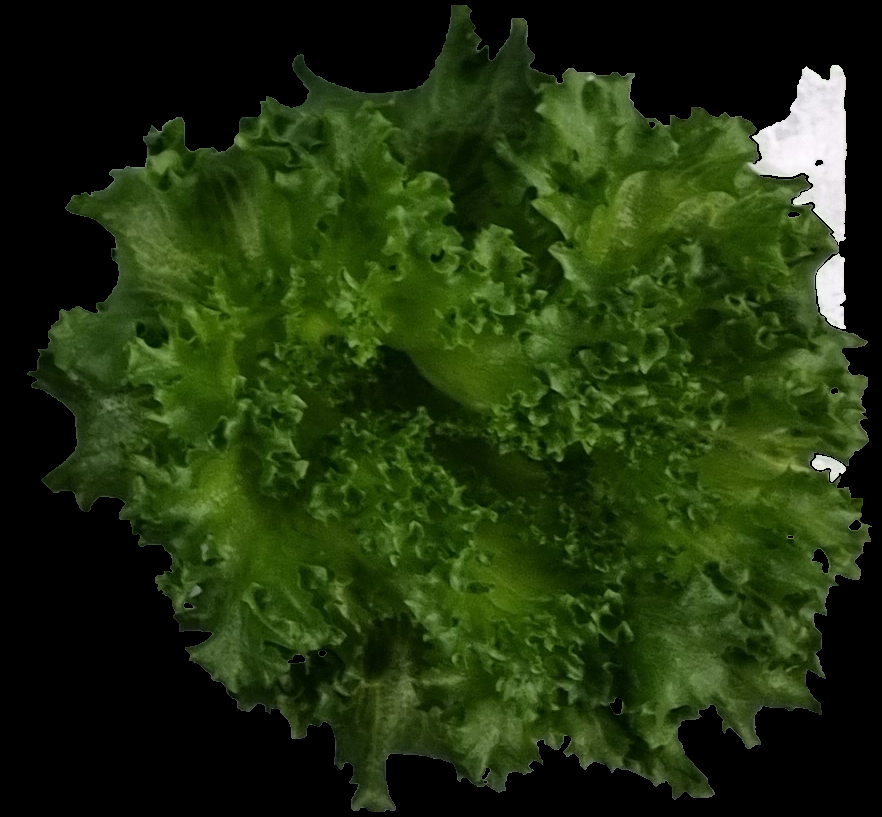
#> input picture data/images/10월24일/231024_001_133.png, 882 x 817 px; its folder holds only this picture in this run
$ python refine_crops.py
#> lines starting #> are read from the running program, lines starting #| are printed output that depends on the picture; after the words box and inside, x2 and y2 are one past the last pixel; in counts of white or black regions, pixels touching at a corner belong together
#> in process_images, crop is the input picture: shape (817, 882, 3); mean B, G, R 14.5, 49.5, 32.7
import cv2
import numpy as np
import os

def refine_crop(crop):
    """
    이미지를 정제하여 녹색 작물만 남기고, 테두리에 찍힌 작물은 제거합니다.
    """
    # 이미지 크기
    h, w = crop.shape[:2]

    # HSV 색공간으로 변환 (녹색 추출용)
    hsv = cv2.cvtColor(crop, cv2.COLOR_BGR2HSV)
#> hsv: shape (817, 882, 3); mean H, S, V 30.6, 130.8, 49.6

    # 녹색 범위 설정
    lower_green = np.array([30, 30, 30])  # 약간 더 넓은 범위로 설정
    upper_green = np.array([90, 255, 255])

    # 녹색 범위에 해당하는 마스크 생성
    mask = cv2.inRange(hsv, lower_green, upper_green)
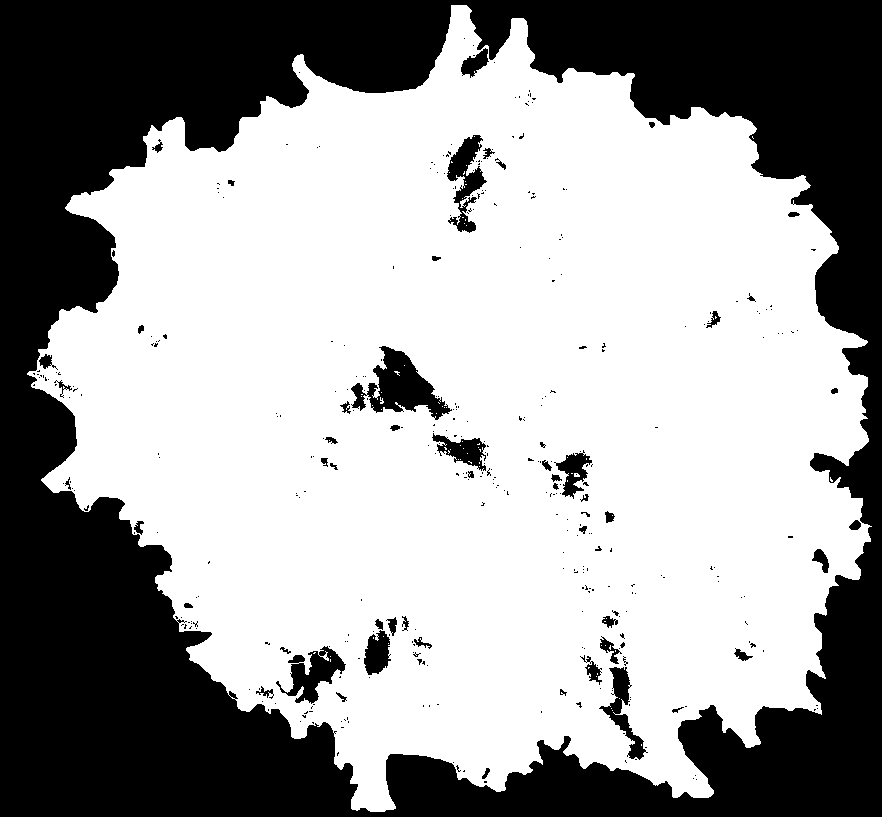
#> mask: shape (817, 882); 62.1% white; 379 black regions (324 under 20 px), largest, box (x1, y1, x2, y2) and area: (0, 0, 882, 817) 258550, (351, 346, 452, 420) 3202, (276, 646, 346, 704) 1720

    # 테두리 영역에 있는 녹색 픽셀 제거
    border_thickness = 5  # 테두리 두께
    mask[:border_thickness, :] = 0  # 상단 테두리 제거
    mask[-border_thickness:, :] = 0  # 하단 테두리 제거
    mask[:, :border_thickness] = 0  # 좌측 테두리 제거
    mask[:, -border_thickness:] = 0  # 우측 테두리 제거

    # 마스크 확장 및 구멍 채우기
    kernel_close = np.ones((9, 9), np.uint8)  # 구멍 채우기용 커널 (이전보다 큼)
    kernel_dilate = np.ones((11, 11), np.uint8)  # 확장용 커널 (이전보다 큼)

    mask = cv2.morphologyEx(mask, cv2.MORPH_CLOSE, kernel_close)  # 구멍 채우기
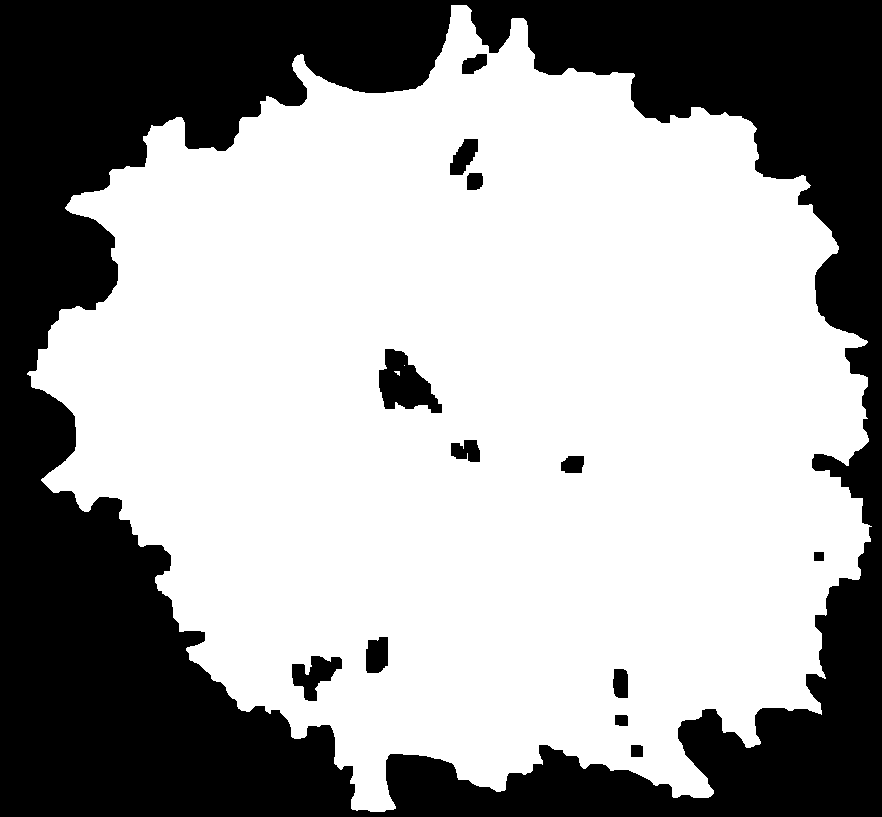
#> mask: shape (817, 882); 63.3% white; 13 black regions, largest, box (x1, y1, x2, y2) and area: (0, 0, 882, 817) 257148, (379, 349, 442, 413) 2340, (292, 656, 342, 701) 1191
    mask = cv2.dilate(mask, kernel_dilate, iterations=3)  # 마스크 확장으로 중앙 빈 공간 채우기 (반복 증가)
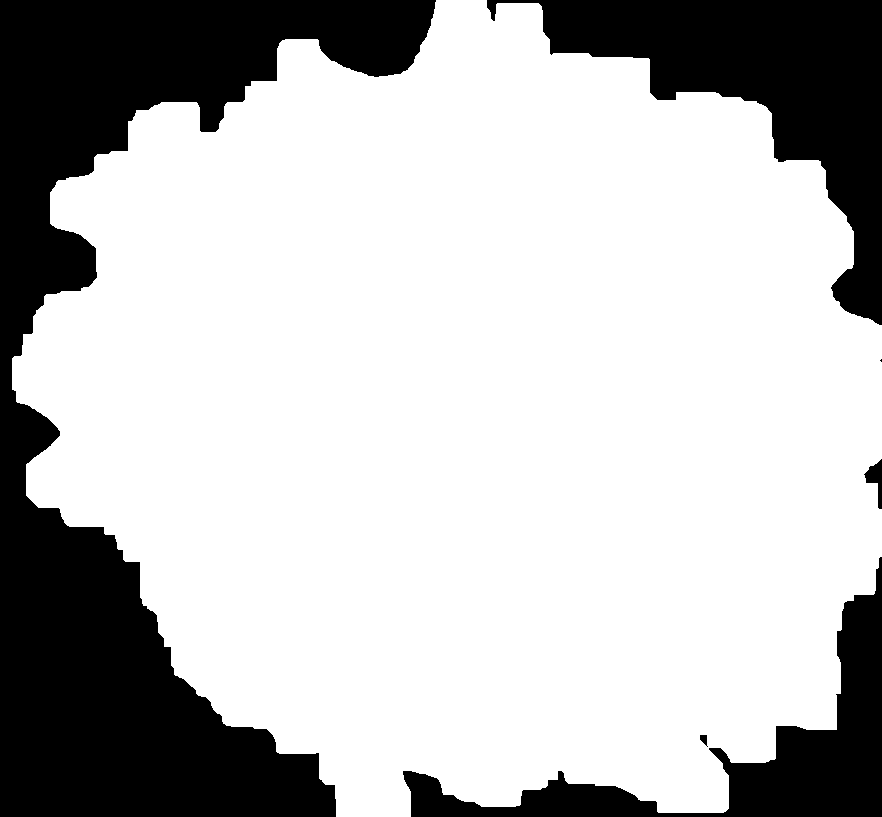
#> mask: shape (817, 882); 73.6% white; 6 black regions (1 under 20 px), largest, box (x1, y1, x2, y2) and area: (0, 0, 436, 817) 122814, (487, 0, 882, 325) 42159, (403, 557, 882, 817) 24674, (864, 459, 882, 509) 395, (700, 735, 708, 747) 57

    # 마스크를 부드럽게 처리
    mask = cv2.GaussianBlur(mask, (7, 7), 0)  # 블러 강도 약간 증가

    # 마스크가 정상적으로 작물 영역을 잡았는지 확인
    if np.sum(mask) < 1000:  # 마스크 픽셀 합이 너무 작으면
        raise ValueError("마스크 감지 실패: 녹색 범위를 확인하세요!")

    # 원본 색상을 유지하면서 마스크 적용
    result = cv2.bitwise_and(crop, crop, mask=mask)

    # 알파 채널 추가 (투명 배경)
    b, g, r = cv2.split(result)
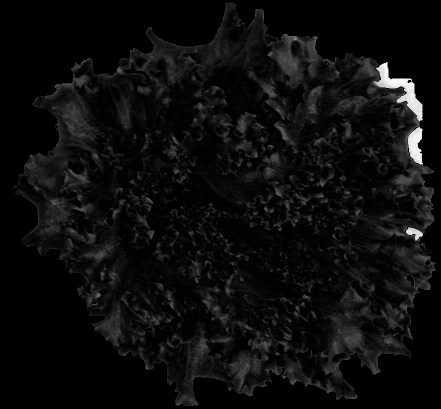
#> b: shape (817, 882) (shown at 1/2 size); min 0, max 255, mean 12.5
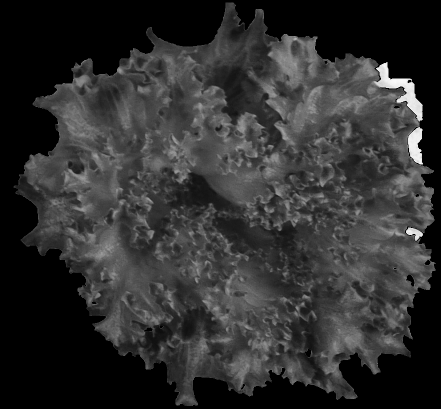
#> g: shape (817, 882) (shown at 1/2 size); min 0, max 253, mean 47.6
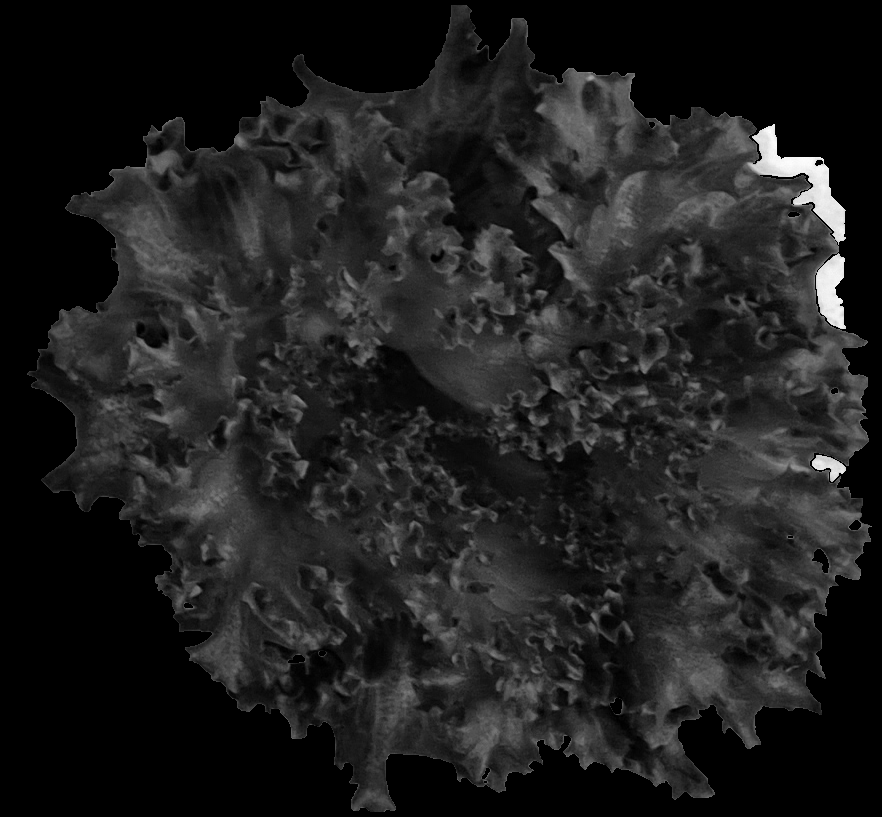
#> r: shape (817, 882); min 0, max 255, mean 30.8
    alpha = mask  # 마스크를 알파 채널로 사용
    result_with_alpha = cv2.merge((b, g, r, alpha))

    return result_with_alpha

def process_images(input_dir, output_dir, start_img_counter=1):
    """
    입력 디렉토리의 이미지를 처리하여 정제된 이미지를 출력 디렉토리에 저장.
    """
    os.makedirs(output_dir, exist_ok=True)  # 출력 디렉토리 생성
    img_counter = start_img_counter  # 시작 번호를 지정

    for file_name in os.listdir(input_dir):
        if file_name.endswith(('.jpg', '.png')):  # 지원하는 이미지 파일 확장자
            input_image_path = os.path.join(input_dir, file_name)

            # 이미지 로드
            crop = cv2.imread(input_image_path)

            try:
                # 이미지 정제
                refined_crop = refine_crop(crop)

                # 파일명 생성 (img001, img002, ...)
                output_file_name = f"img{img_counter:03d}.png"
                output_path = os.path.join(output_dir, output_file_name)

                # 결과 저장
                cv2.imwrite(output_path, refined_crop)
                print(f"{output_file_name} 저장 완료")

                img_counter += 1  # 이미지 번호 증가
            except Exception as e:
                print(f"Error processing {file_name}: {e}")

    print("모든 작업 완료!")

# 실행 코드
if __name__ == '__main__':
    INPUT_DIR = 'data/images/10월24일'  # 원본 이미지가 저장된 디렉토리
    OUTPUT_DIR = 'data/images/images'  # 정제된 이미지를 저장할 디렉토리
    START_NUMBER = 165  # 저장 시작 번호 설정 (예: 10 → img010부터 시작)

    process_images(INPUT_DIR, OUTPUT_DIR, start_img_counter=START_NUMBER)

$ run again, on data/images/10월24일/231024_001_407.png
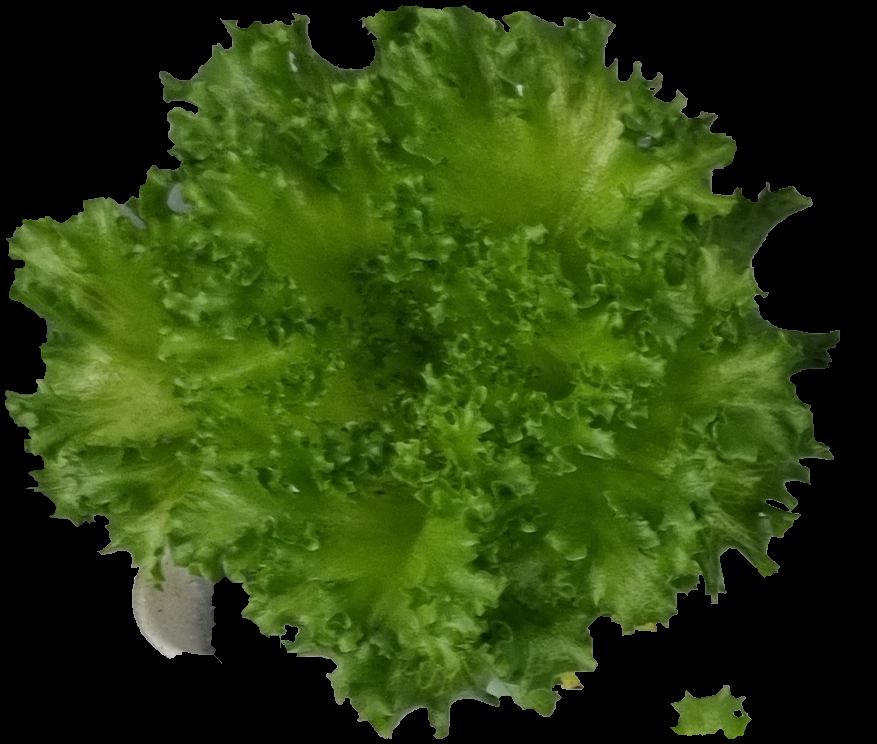
#> input picture data/images/10월24일/231024_001_407.png, 877 x 744 px
#> in process_images, crop is the input picture: shape (744, 877, 3); mean B, G, R 14.6, 66.1, 45.6
#> hsv: shape (744, 877, 3); mean H, S, V 27.3, 132.6, 66.1
#> in refine_crop, `mask = cv2.inRange(hsv, lower_green, upper_green)`:
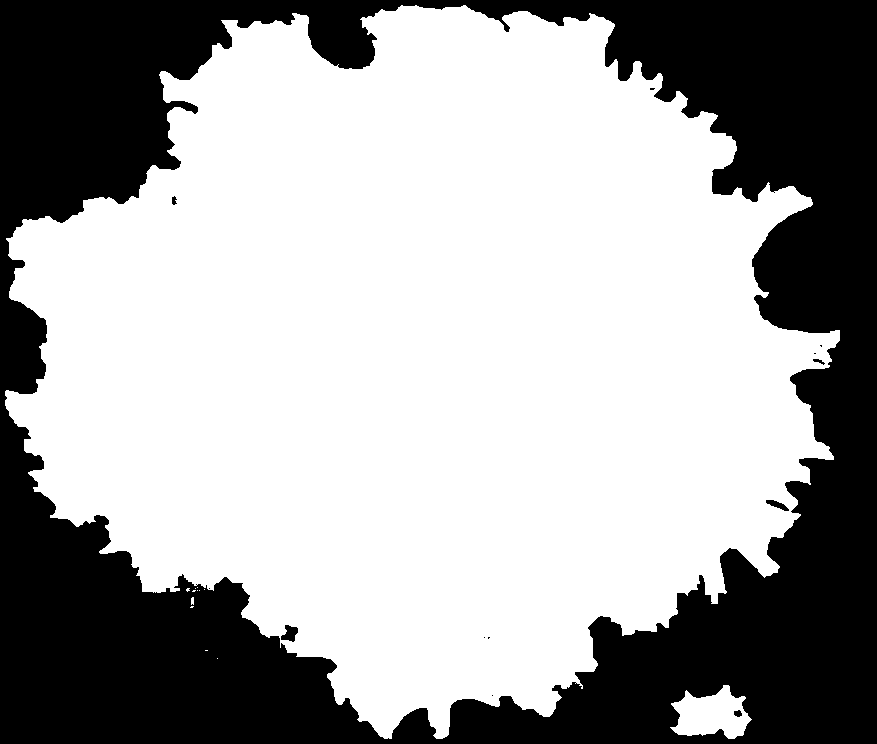
#> mask: shape (744, 877); 64% white; 13 black regions (7 under 20 px), largest, box (x1, y1, x2, y2) and area: (0, 0, 877, 744) 234475, (281, 625, 298, 642) 180, (766, 500, 789, 511) 117, (734, 710, 742, 717) 42, (813, 359, 825, 365) 33, (172, 196, 177, 205) 32
#> in refine_crop, `b, g, r = cv2.split(result)`:
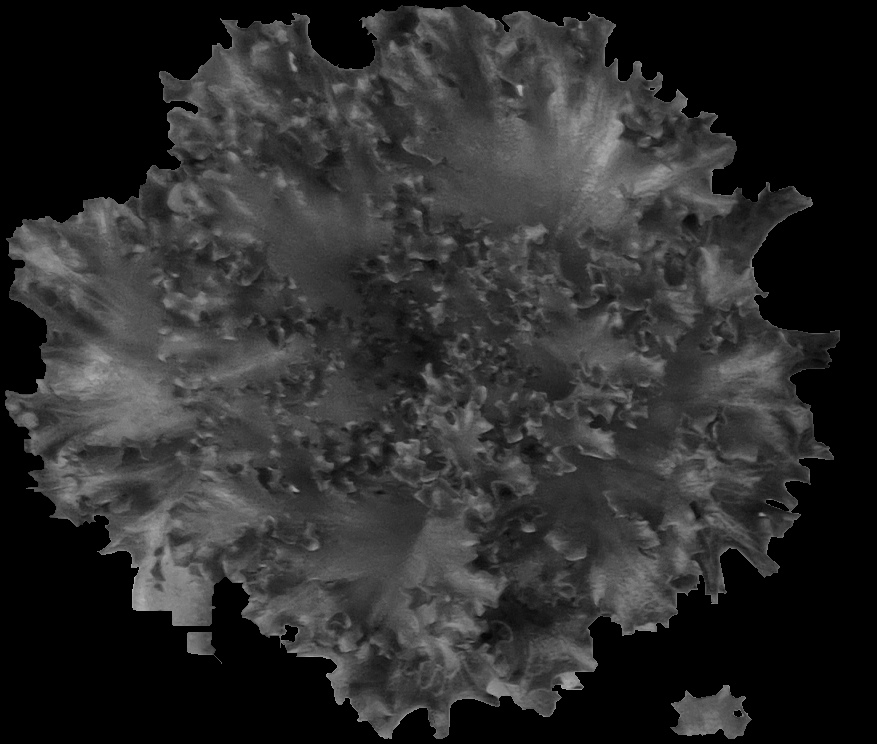
#> r: shape (744, 877); min 0, max 183, mean 45.2

$ run again, on data/images/10월24일/231024_002_483.png
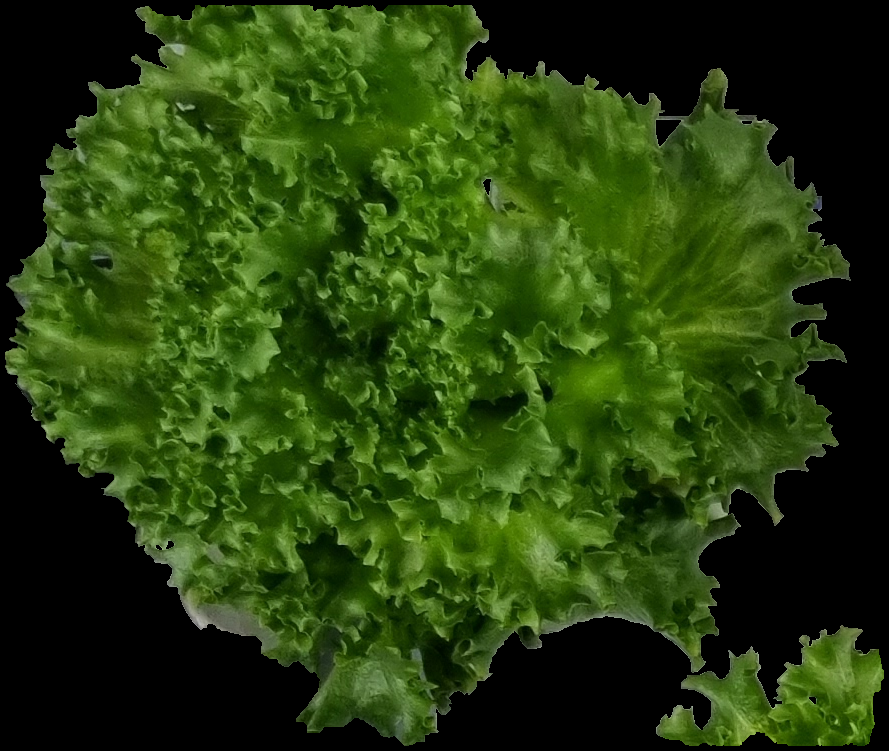
#> input picture data/images/10월24일/231024_002_483.png, 889 x 751 px
#> in process_images, crop is the input picture: shape (751, 889, 3); mean B, G, R 13.8, 62.7, 39
#> hsv: shape (751, 889, 3); mean H, S, V 30.2, 139.7, 62.7
#> in refine_crop, `mask = cv2.inRange(hsv, lower_green, upper_green)`:
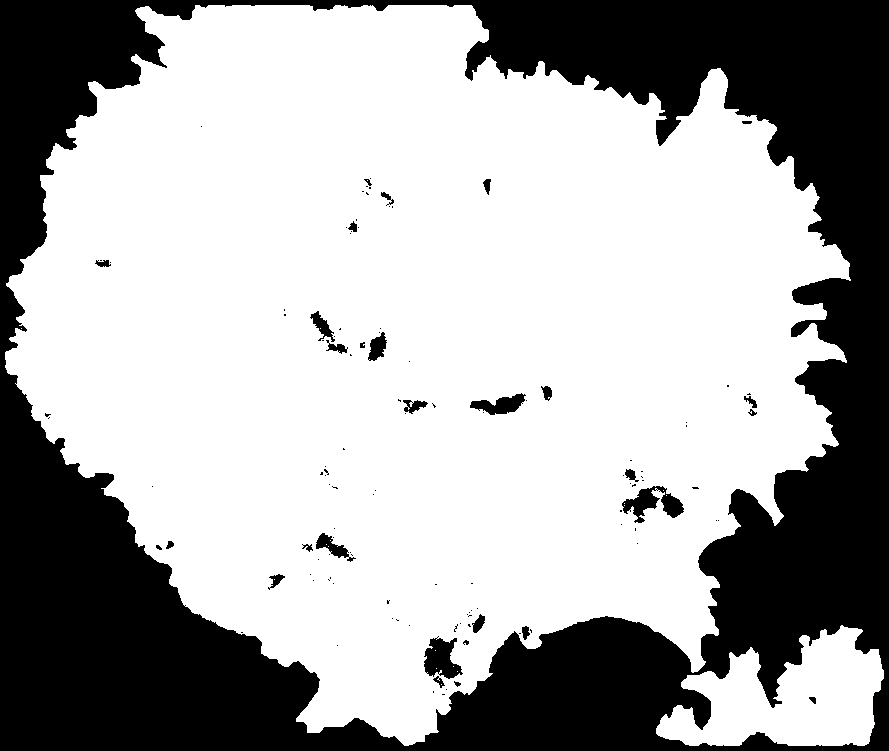
#> mask: shape (751, 889); 66.2% white; 121 black regions (91 under 20 px), largest, box (x1, y1, x2, y2) and area: (0, 0, 889, 751) 220186, (622, 486, 684, 523) 1029, (424, 636, 463, 679) 1023
#> in refine_crop, `b, g, r = cv2.split(result)`:
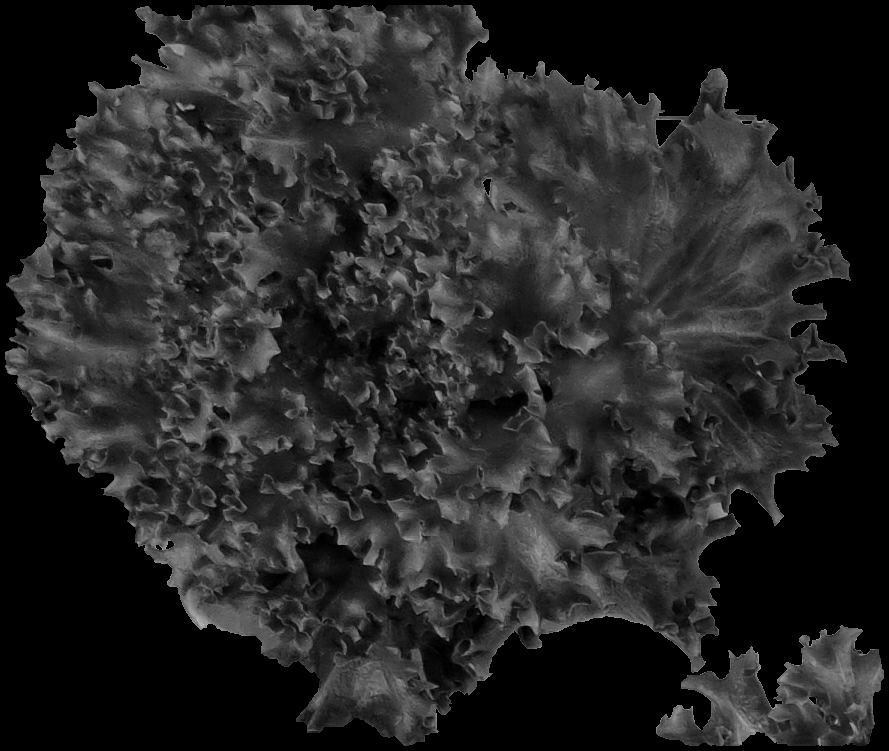
#> r: shape (751, 889); min 0, max 180, mean 39
